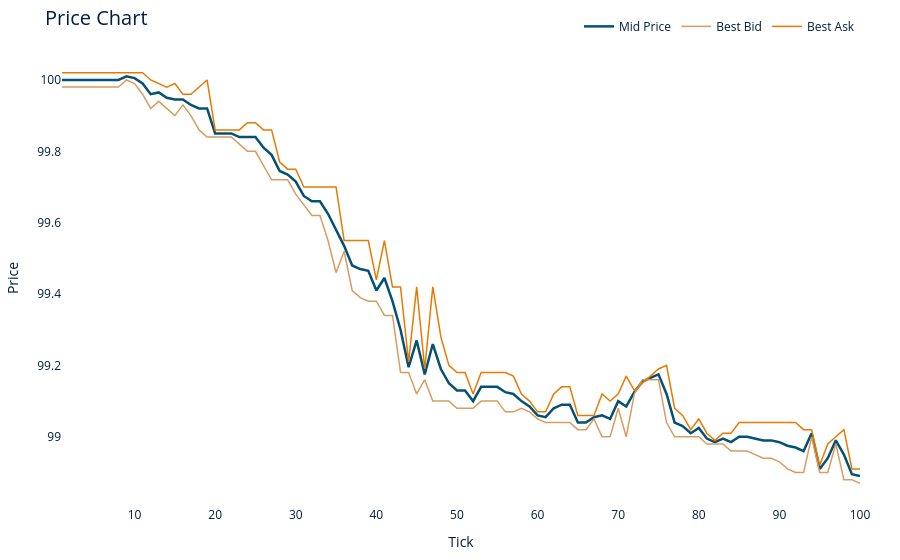

This figure's notebook cell:
### Code cell
# Get price history
history_df = simulator.get_history_as_dataframe()

# Create price chart
fig = create_price_chart(history_df)
fig.show()
